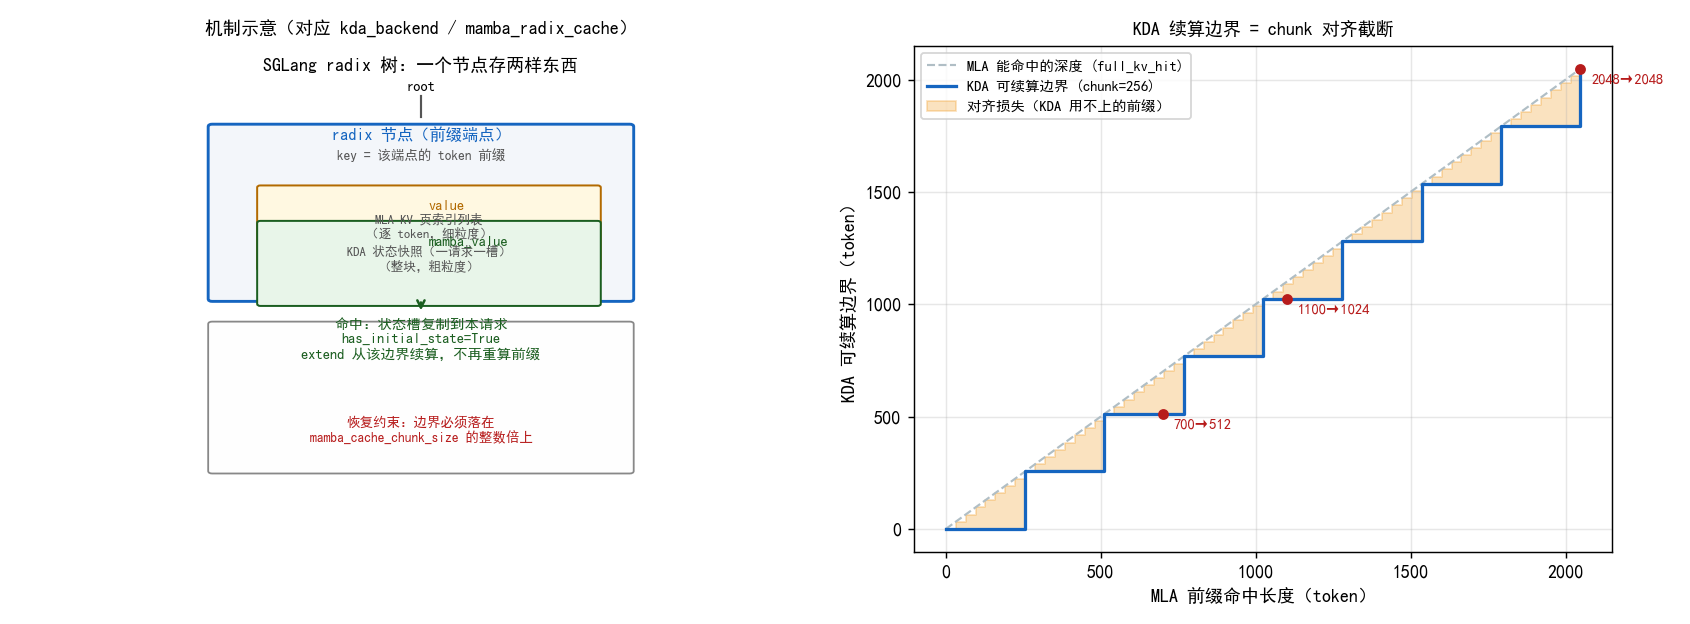

This figure's Python source:
"""Q3 图：SGLang 是如何处理 KDA prefix cache 的？

要回答的问题
------------
1. SGLang 里 KDA 的状态存在哪、长什么样？（每请求一个 slot 的 temporal 状态，
   与 MLA 的逐 token KV cache 完全不同）
2. 复用前缀时，SGLang 如何决定"KDA 状态能从哪个边界续算"？
   —— mamba_component.py:157-159 的 chunk 对齐公式：
       aligned_seqlen = (full_kv_hit_length // mamba_cache_chunk_size)
                        * mamba_cache_chunk_size
3. 为什么说 SGLang 相当于"n_kda_groups=1"？—— 每请求一个整块状态快照。

图的内容
--------
左：radix 树节点同时存两样东西——`value`（MLA KV 页索引）和 `mamba_value`
    （KDA 状态快照）；命中后走 `has_initial_state=True` 从边界续算。
右：数据驱动的 chunk 对齐量化——同一段 MLA 能命中的深度，被 mamba_cache_chunk_size
    截断成"能续算 KDA 的边界"，展示对齐损失随命中长度的阶梯变化。
"""

from __future__ import annotations

import os
import sys

import numpy as np

sys.path.insert(0, "src")
sys.path.insert(0, os.path.dirname(os.path.abspath(__file__)))

# 必须在 pyplot 之前配置中文字体，否则标题/图例里的中文会渲染成方框（豆腐块）。
from plot_utils import setup_cjk_font

from matplotlib import pyplot as plt
from matplotlib.patches import FancyBboxPatch

HERE = os.path.dirname(os.path.abspath(__file__))


def _pixel_stats(path: str) -> None:
    """零告警验收：nonwhite 比例 + 独特色数（PIL 读取，防"文字渲染成方框"）。"""
    from PIL import Image

    with Image.open(path) as im:
        arr = np.asarray(im.convert("RGB"))
    nonwhite = (arr.sum(axis=-1) < 255 * 3 * 0.99).mean()
    colors = len(np.unique(arr.reshape(-1, 3), axis=0))
    print(f"pixel-stats: {os.path.basename(path)} nonwhite={nonwhite:.3f} colors={colors}")


def aligned_boundary(full_hit: int, chunk: int) -> int:
    """SGLang mamba_component.py:157-159 的公式：KDA 可续算边界 = chunk 对齐截断。"""
    return (full_hit // chunk) * chunk


def main():
    font = setup_cjk_font()
    print("cjk font:", font)

    # ---- 数据驱动的对齐量化（真实公式，SGLang mamba_component.py） ----
    chunk = 256                      # mamba_cache_chunk_size 典型值（FLA_CHUNK_SIZE=64，page=256）
    hits = np.arange(0, 2048 + 1, 32, dtype=int)
    aligned = np.array([aligned_boundary(h, chunk) for h in hits])
    wasted = hits - aligned          # 对齐损失：MLA 命中但 KDA 用不了的部分

    print(f"mamba_cache_chunk_size={chunk}")
    for h in [512, 700, 1024, 1100, 1536, 2048]:
        print(f"  full_kv_hit={h:>5} -> aligned boundary={aligned_boundary(h, chunk):>5} "
              f"(wasted={h - aligned_boundary(h, chunk):>3})")

    # ---- 画图 ----
    fig, (axL, axR) = plt.subplots(
        1, 2, figsize=(13, 4.8), gridspec_kw={"width_ratios": [1.15, 1]}
    )

    # ---------- 左：radix 树节点双值示意 ----------
    axL.set_xlim(0, 10)
    axL.set_ylim(0, 10)
    axL.axis("off")

    # 树结构：root -> 前缀端点节点
    axL.text(5, 9.5, "SGLang radix 树：一个节点存两样东西", ha="center",
             fontsize=10, fontweight="bold")

    axL.plot([5, 5], [9.0, 8.6], color="#555555", lw=1.2)
    axL.text(5, 9.1, "root", ha="center", fontsize=8)

    # 端节点（前缀端点 = 可复用的分支点）
    axL.add_patch(FancyBboxPatch((2.4, 5.0), 5.2, 3.4,
                                 boxstyle="round,pad=0.05",
                                 facecolor="#f3f6fa", edgecolor="#1565c0",
                                 linewidth=1.6))
    axL.text(5, 8.15, "radix 节点（前缀端点）", ha="center", fontsize=9,
             fontweight="bold", color="#1565c0")
    axL.text(5, 7.75, "key = 该端点的 token 前缀", ha="center", fontsize=7.5,
             color="#555555")

    # value = MLA KV 页
    axL.add_patch(FancyBboxPatch((3.0, 5.6), 4.2, 1.6,
                                 boxstyle="round,pad=0.04",
                                 facecolor="#fff8e1", edgecolor="#b26a00",
                                 linewidth=1.1))
    axL.text(5.1, 6.75, "value", fontsize=8, fontweight="bold",
             color="#b26a00")
    axL.text(5.1, 6.2, "MLA KV 页索引列表\n（逐 token，细粒度）", ha="center",
             fontsize=7, color="#555555")

    # mamba_value = KDA 状态
    axL.add_patch(FancyBboxPatch((3.0, 4.9), 4.2, 1.6,   # 与上图左右并排
                                 boxstyle="round,pad=0.04",
                                 facecolor="#e8f5e9", edgecolor="#1b5e20",
                                 linewidth=1.1))
    axL.text(5.1, 6.05, "mamba_value", fontsize=8, fontweight="bold",
             color="#1b5e20")
    axL.text(5.1, 5.55, "KDA 状态快照（一请求一槽）\n（整块，粗粒度）", ha="center",
             fontsize=7, color="#555555")

    # 下：命中后 has_initial_state 续算
    axL.annotate("", xy=(5, 4.7), xytext=(5, 5.0),
                 arrowprops=dict(arrowstyle="->", color="#1b5e20", lw=1.4))
    axL.add_patch(FancyBboxPatch((2.4, 1.6), 5.2, 2.9,
                                 boxstyle="round,pad=0.05",
                                 facecolor="#fefefe", edgecolor="#888888",
                                 linewidth=1.0))
    axL.text(5, 4.2, "命中：状态槽复制到本请求\nhas_initial_state=True\n"
                     "extend 从该边界续算，不再重算前缀",
             ha="center", va="center", fontsize=8, color="#1b5e20")
    axL.text(5, 2.4, "恢复约束：边界必须落在\nmamba_cache_chunk_size 的整数倍上",
             ha="center", va="center", fontsize=7.5, color="#b71c1c")

    axL.set_title("机制示意（对应 kda_backend / mamba_radix_cache）",
                  fontsize=10)

    # ---------- 右：chunk 对齐量化（数据驱动） ----------
    axR.plot(hits, hits, "--", color="#b0bec5", lw=1.2,
             label="MLA 能命中的深度 (full_kv_hit)")
    axR.step(hits, aligned, where="post", color="#1565c0", lw=1.8,
             label=f"KDA 可续算边界 (chunk={chunk})")
    axR.fill_between(hits, aligned, hits, step="post", color="#ef8c00",
                     alpha=0.25, label="对齐损失（KDA 用不上的前缀）")

    # 标注几个具体点
    for h, txt in [(700, "700→512"), (1100, "1100→1024"), (2048, "2048→2048")]:
        al = aligned_boundary(h, chunk)
        axR.plot([h], [al], "o", color="#b71c1c", markersize=5)
        axR.annotate(txt, (h, al), textcoords="offset points",
                     xytext=(6, -8), fontsize=8, color="#b71c1c")

    axR.set_xlabel("MLA 前缀命中长度（token）")
    axR.set_ylabel("KDA 可续算边界（token）")
    axR.set_title("KDA 续算边界 = chunk 对齐截断", fontsize=10)
    axR.legend(fontsize=8, loc="upper left")
    axR.grid(alpha=0.3)

    plt.tight_layout()
    out = os.path.join(HERE, "plot_sglang_kda_cache.png")
    plt.savefig(out, dpi=130)
    _pixel_stats(out)
    print("saved plot_sglang_kda_cache.png")
    print(f"结论：SGLang 每请求存一整份 KDA 状态快照（≈n_kda_groups=1），"
          f"复用边界按 chunk={chunk} 对齐截断，"
          f"命中后 has_initial_state=True 续算。")


if __name__ == "__main__":
    main()
